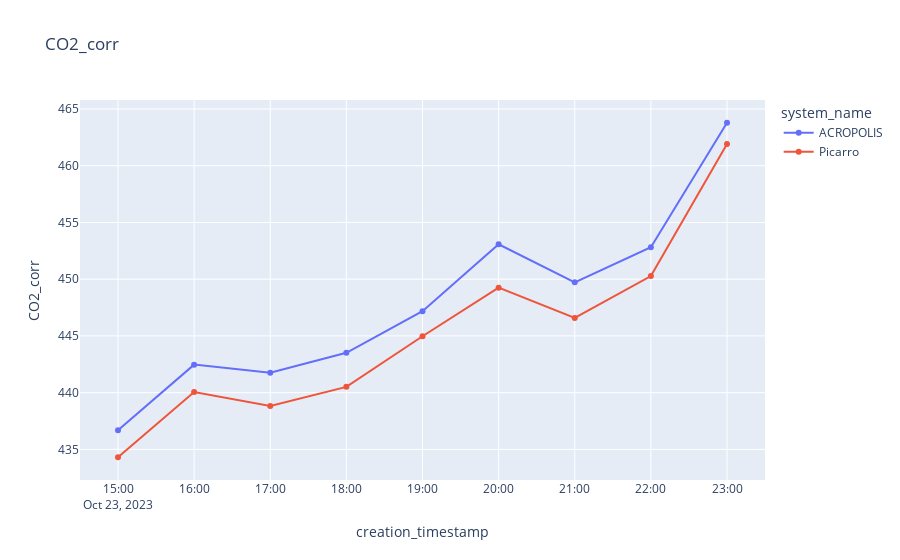

This figure's notebook cell:
### Code cell
col_name = "CO2_corr"

df_all = pl.concat([df_a.select("creation_timestamp","system_name",col_name),df_p.select("creation_timestamp","system_name",col_name)], how="diagonal")

plot_sensor_measurement(df_all.collect(), col_name="CO2_corr")

### Figure 1 — Plotly figure (JSON) as saved in the notebook; plotly's stock layout.template omitted (floating-point values rounded to 4 significant figures)
{"data": [{"hovertemplate": "system_name=ACROPOLIS<br>creation_timestamp=%{x}<br>CO2_corr=%{y}<extra></extra>", "legendgroup": "ACROPOLIS", "line": {"color": "#636efa", "dash": "solid"}, "marker": {"symbol": "circle"}, "mode": "markers+lines", "name": "ACROPOLIS", "orientation": "v", "showlegend": true, "type": "scatter", "x": ["2023-10-23T15:00:00+00:00", "2023-10-23T16:00:00+00:00", "2023-10-23T17:00:00+00:00", "2023-10-23T18:00:00+00:00", "2023-10-23T19:00:00+00:00", "2023-10-23T20:00:00+00:00", "2023-10-23T21:00:00+00:00", "2023-10-23T22:00:00+00:00", "2023-10-23T23:00:00+00:00"], "xaxis": "x", "y": [436.7, 442.5, 441.8, 443.5, 447.2, 453.1, 449.7, 452.8, 463.8], "yaxis": "y"}, {"hovertemplate": "system_name=Picarro<br>creation_timestamp=%{x}<br>CO2_corr=%{y}<extra></extra>", "legendgroup": "Picarro", "line": {"color": "#EF553B", "dash": "solid"}, "marker": {"symbol": "circle"}, "mode": "markers+lines", "name": "Picarro", "orientation": "v", "showlegend": true, "type": "scatter", "x": ["2023-10-23T15:00:00+00:00", "2023-10-23T16:00:00+00:00", "2023-10-23T17:00:00+00:00", "2023-10-23T18:00:00+00:00", "2023-10-23T19:00:00+00:00", "2023-10-23T20:00:00+00:00", "2023-10-23T21:00:00+00:00", "2023-10-23T22:00:00+00:00", "2023-10-23T23:00:00+00:00"], "xaxis": "x", "y": [434.3, 440.1, 438.8, 440.5, 445.0, 449.3, 446.6, 450.3, 461.9], "yaxis": "y"}], "layout": {"legend": {"title": {"text": "system_name"}, "tracegroupgap": 0}, "title": {"text": "CO2_corr"}, "xaxis": {"anchor": "y", "domain": [0, 1], "title": {"text": "creation_timestamp"}}, "yaxis": {"anchor": "x", "domain": [0, 1], "title": {"text": "CO2_corr"}}}}
